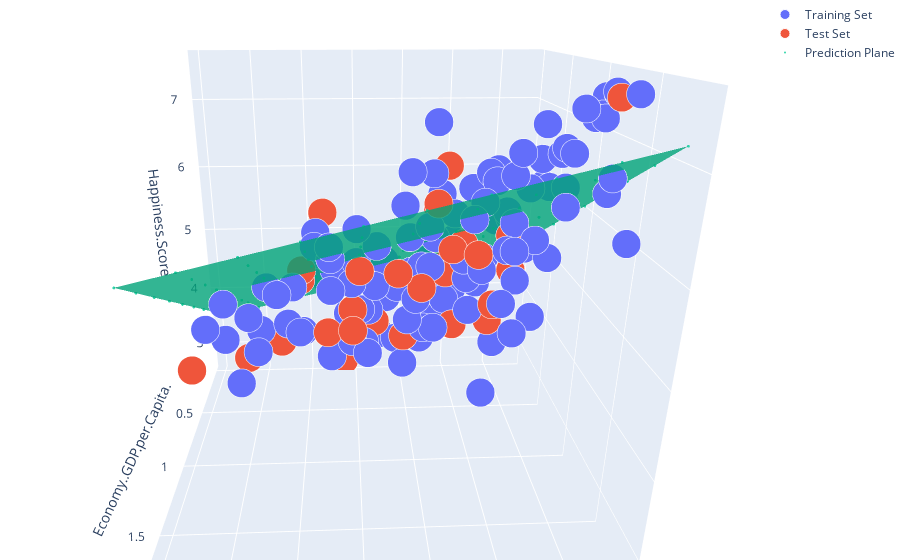

Notebook source saved alongside this figure:
### Code cell
plot_predictions_trace = go.Scatter3d(
    x=x_predictions.flatten(),
    y=y_predictions.flatten(),
    z=z_predictions.flatten(),
    name='Prediction Plane',
    mode='markers',
    marker={
        'size': 1,
    },
    opacity=0.8,
    surfaceaxis=2, 
)

plot_data = [plot_training_trace, plot_test_trace, plot_predictions_trace]
plot_figure = go.Figure(data=plot_data, layout=plot_layout)
plotly.offline.iplot(plot_figure)
